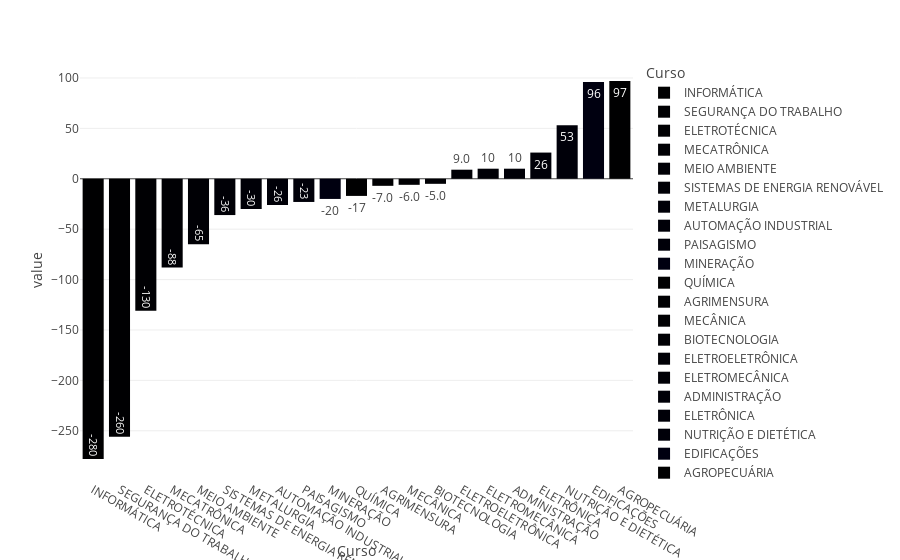

Notebook code for this chart:
### Code cell
fig5 = px.bar(dffg2, x="Curso", y=["diff_Inscritos"], color="Curso", text_auto='.2s')
fig5.show()

### Figure 1 — Plotly figure (JSON) as saved in the notebook; plotly's stock layout.template omitted (floating-point values rounded to 4 significant figures)
{"data": [{"alignmentgroup": "True", "hovertemplate": "Curso=%{x}<br>value=%{y}<extra></extra>", "legendgroup": "INFORMÁTICA", "marker": {"color": "#000001", "pattern": {"shape": ""}}, "name": "INFORMÁTICA", "offsetgroup": "INFORMÁTICA", "orientation": "v", "showlegend": true, "textposition": "auto", "texttemplate": "%{y:.2s}", "type": "bar", "x": ["INFORMÁTICA"], "xaxis": "x", "y": [-278], "yaxis": "y"}, {"alignmentgroup": "True", "hovertemplate": "Curso=%{x}<br>value=%{y}<extra></extra>", "legendgroup": "SEGURANÇA DO TRABALHO", "marker": {"color": "#000002", "pattern": {"shape": ""}}, "name": "SEGURANÇA DO TRABALHO", "offsetgroup": "SEGURANÇA DO TRABALHO", "orientation": "v", "showlegend": true, "textposition": "auto", "texttemplate": "%{y:.2s}", "type": "bar", "x": ["SEGURANÇA DO TRABALHO"], "xaxis": "x", "y": [-256], "yaxis": "y"}, {"alignmentgroup": "True", "hovertemplate": "Curso=%{x}<br>value=%{y}<extra></extra>", "legendgroup": "ELETROTÉCNICA", "marker": {"color": "#000003", "pattern": {"shape": ""}}, "name": "ELETROTÉCNICA", "offsetgroup": "ELETROTÉCNICA", "orientation": "v", "showlegend": true, "textposition": "auto", "texttemplate": "%{y:.2s}", "type": "bar", "x": ["ELETROTÉCNICA"], "xaxis": "x", "y": [-131], "yaxis": "y"}, {"alignmentgroup": "True", "hovertemplate": "Curso=%{x}<br>value=%{y}<extra></extra>", "legendgroup": "MECATRÔNICA", "marker": {"color": "#000004", "pattern": {"shape": ""}}, "name": "MECATRÔNICA", "offsetgroup": "MECATRÔNICA", "orientation": "v", "showlegend": true, "textposition": "auto", "texttemplate": "%{y:.2s}", "type": "bar", "x": ["MECATRÔNICA"], "xaxis": "x", "y": [-88], "yaxis": "y"}, {"alignmentgroup": "True", "hovertemplate": "Curso=%{x}<br>value=%{y}<extra></extra>", "legendgroup": "MEIO AMBIENTE", "marker": {"color": "#000005", "pattern": {"shape": ""}}, "name": "MEIO AMBIENTE", "offsetgroup": "MEIO AMBIENTE", "orientation": "v", "showlegend": true, "textposition": "auto", "texttemplate": "%{y:.2s}", "type": "bar", "x": ["MEIO AMBIENTE"], "xaxis": "x", "y": [-65], "yaxis": "y"}, {"alignmentgroup": "True", "hovertemplate": "Curso=%{x}<br>value=%{y}<extra></extra>", "legendgroup": "SISTEMAS DE ENERGIA RENOVÁVEL", "marker": {"color": "#000006", "pattern": {"shape": ""}}, "name": "SISTEMAS DE ENERGIA RENOVÁVEL", "offsetgroup": "SISTEMAS DE ENERGIA RENOVÁVEL", "orientation": "v", "showlegend": true, "textposition": "auto", "texttemplate": "%{y:.2s}", "type": "bar", "x": ["SISTEMAS DE ENERGIA RENOVÁVEL"], "xaxis": "x", "y": [-36], "yaxis": "y"}, {"alignmentgroup": "True", "hovertemplate": "Curso=%{x}<br>value=%{y}<extra></extra>", "legendgroup": "METALURGIA", "marker": {"color": "#000007", "pattern": {"shape": ""}}, "name": "METALURGIA", "offsetgroup": "METALURGIA", "orientation": "v", "showlegend": true, "textposition": "auto", "texttemplate": "%{y:.2s}", "type": "bar", "x": ["METALURGIA"], "xaxis": "x", "y": [-30], "yaxis": "y"}, {"alignmentgroup": "True", "hovertemplate": "Curso=%{x}<br>value=%{y}<extra></extra>", "legendgroup": "AUTOMAÇÃO INDUSTRIAL", "marker": {"color": "#000008", "pattern": {"shape": ""}}, "name": "AUTOMAÇÃO INDUSTRIAL", "offsetgroup": "AUTOMAÇÃO INDUSTRIAL", "orientation": "v", "showlegend": true, "textposition": "auto", "texttemplate": "%{y:.2s}", "type": "bar", "x": ["AUTOMAÇÃO INDUSTRIAL"], "xaxis": "x", "y": [-26], "yaxis": "y"}, {"alignmentgroup": "True", "hovertemplate": "Curso=%{x}<br>value=%{y}<extra></extra>", "legendgroup": "PAISAGISMO", "marker": {"color": "#000009", "pattern": {"shape": ""}}, "name": "PAISAGISMO", "offsetgroup": "PAISAGISMO", "orientation": "v", "showlegend": true, "textposition": "auto", "texttemplate": "%{y:.2s}", "type": "bar", "x": ["PAISAGISMO"], "xaxis": "x", "y": [-23], "yaxis": "y"}, {"alignmentgroup": "True", "hovertemplate": "Curso=%{x}<br>value=%{y}<extra></extra>", "legendgroup": "MINERAÇÃO", "marker": {"color": "#000010", "pattern": {"shape": ""}}, "name": "MINERAÇÃO", "offsetgroup": "MINERAÇÃO", "orientation": "v", "showlegend": true, "textposition": "auto", "texttemplate": "%{y:.2s}", "type": "bar", "x": ["MINERAÇÃO"], "xaxis": "x", "y": [-20], "yaxis": "y"}, {"alignmentgroup": "True", "hovertemplate": "Curso=%{x}<br>value=%{y}<extra></extra>", "legendgroup": "QUÍMICA", "marker": {"color": "#000001", "pattern": {"shape": ""}}, "name": "QUÍMICA", "offsetgroup": "QUÍMICA", "orientation": "v", "showlegend": true, "textposition": "auto", "texttemplate": "%{y:.2s}", "type": "bar", "x": ["QUÍMICA"], "xaxis": "x", "y": [-17], "yaxis": "y"}, {"alignmentgroup": "True", "hovertemplate": "Curso=%{x}<br>value=%{y}<extra></extra>", "legendgroup": "AGRIMENSURA", "marker": {"color": "#000002", "pattern": {"shape": ""}}, "name": "AGRIMENSURA", "offsetgroup": "AGRIMENSURA", "orientation": "v", "showlegend": true, "textposition": "auto", "texttemplate": "%{y:.2s}", "type": "bar", "x": ["AGRIMENSURA"], "xaxis": "x", "y": [-7], "yaxis": "y"}, {"alignmentgroup": "True", "hovertemplate": "Curso=%{x}<br>value=%{y}<extra></extra>", "legendgroup": "MECÂNICA", "marker": {"color": "#000003", "pattern": {"shape": ""}}, "name": "MECÂNICA", "offsetgroup": "MECÂNICA", "orientation": "v", "showlegend": true, "textposition": "auto", "texttemplate": "%{y:.2s}", "type": "bar", "x": ["MECÂNICA"], "xaxis": "x", "y": [-6], "yaxis": "y"}, {"alignmentgroup": "True", "hovertemplate": "Curso=%{x}<br>value=%{y}<extra></extra>", "legendgroup": "BIOTECNOLOGIA", "marker": {"color": "#000004", "pattern": {"shape": ""}}, "name": "BIOTECNOLOGIA", "offsetgroup": "BIOTECNOLOGIA", "orientation": "v", "showlegend": true, "textposition": "auto", "texttemplate": "%{y:.2s}", "type": "bar", "x": ["BIOTECNOLOGIA"], "xaxis": "x", "y": [-5], "yaxis": "y"}, {"alignmentgroup": "True", "hovertemplate": "Curso=%{x}<br>value=%{y}<extra></extra>", "legendgroup": "ELETROELETRÔNICA", "marker": {"color": "#000005", "pattern": {"shape": ""}}, "name": "ELETROELETRÔNICA", "offsetgroup": "ELETROELETRÔNICA", "orientation": "v", "showlegend": true, "textposition": "auto", "texttemplate": "%{y:.2s}", "type": "bar", "x": ["ELETROELETRÔNICA"], "xaxis": "x", "y": [9], "yaxis": "y"}, {"alignmentgroup": "True", "hovertemplate": "Curso=%{x}<br>value=%{y}<extra></extra>", "legendgroup": "ELETROMECÂNICA", "marker": {"color": "#000006", "pattern": {"shape": ""}}, "name": "ELETROMECÂNICA", "offsetgroup": "ELETROMECÂNICA", "orientation": "v", "showlegend": true, "textposition": "auto", "texttemplate": "%{y:.2s}", "type": "bar", "x": ["ELETROMECÂNICA"], "xaxis": "x", "y": [10], "yaxis": "y"}, {"alignmentgroup": "True", "hovertemplate": "Curso=%{x}<br>value=%{y}<extra></extra>", "legendgroup": "ADMINISTRAÇÃO", "marker": {"color": "#000007", "pattern": {"shape": ""}}, "name": "ADMINISTRAÇÃO", "offsetgroup": "ADMINISTRAÇÃO", "orientation": "v", "showlegend": true, "textposition": "auto", "texttemplate": "%{y:.2s}", "type": "bar", "x": ["ADMINISTRAÇÃO"], "xaxis": "x", "y": [10], "yaxis": "y"}, {"alignmentgroup": "True", "hovertemplate": "Curso=%{x}<br>value=%{y}<extra></extra>", "legendgroup": "ELETRÔNICA", "marker": {"color": "#000008", "pattern": {"shape": ""}}, "name": "ELETRÔNICA", "offsetgroup": "ELETRÔNICA", "orientation": "v", "showlegend": true, "textposition": "auto", "texttemplate": "%{y:.2s}", "type": "bar", "x": ["ELETRÔNICA"], "xaxis": "x", "y": [26], "yaxis": "y"}, {"alignmentgroup": "True", "hovertemplate": "Curso=%{x}<br>value=%{y}<extra></extra>", "legendgroup": "NUTRIÇÃO E DIETÉTICA", "marker": {"color": "#000009", "pattern": {"shape": ""}}, "name": "NUTRIÇÃO E DIETÉTICA", "offsetgroup": "NUTRIÇÃO E DIETÉTICA", "orientation": "v", "showlegend": true, "textposition": "auto", "texttemplate": "%{y:.2s}", "type": "bar", "x": ["NUTRIÇÃO E DIETÉTICA"], "xaxis": "x", "y": [53], "yaxis": "y"}, {"alignmentgroup": "True", "hovertemplate": "Curso=%{x}<br>value=%{y}<extra></extra>", "legendgroup": "EDIFICAÇÕES", "marker": {"color": "#000010", "pattern": {"shape": ""}}, "name": "EDIFICAÇÕES", "offsetgroup": "EDIFICAÇÕES", "orientation": "v", "showlegend": true, "textposition": "auto", "texttemplate": "%{y:.2s}", "type": "bar", "x": ["EDIFICAÇÕES"], "xaxis": "x", "y": [96], "yaxis": "y"}, {"alignmentgroup": "True", "hovertemplate": "Curso=%{x}<br>value=%{y}<extra></extra>", "legendgroup": "AGROPECUÁRIA", "marker": {"color": "#000001", "pattern": {"shape": ""}}, "name": "AGROPECUÁRIA", "offsetgroup": "AGROPECUÁRIA", "orientation": "v", "showlegend": true, "textposition": "auto", "texttemplate": "%{y:.2s}", "type": "bar", "x": ["AGROPECUÁRIA"], "xaxis": "x", "y": [97], "yaxis": "y"}], "layout": {"autosize": true, "barmode": "relative", "legend": {"title": {"text": "Curso"}, "tracegroupgap": 0}, "margin": {"t": 60}, "xaxis": {"anchor": "y", "autorange": true, "categoryarray": ["INFORMÁTICA", "SEGURANÇA DO TRABALHO", "ELETROTÉCNICA", "MECATRÔNICA", "MEIO AMBIENTE", "SISTEMAS DE ENERGIA RENOVÁVEL", "METALURGIA", "AUTOMAÇÃO INDUSTRIAL", "PAISAGISMO", "MINERAÇÃO", "QUÍMICA", "AGRIMENSURA", "MECÂNICA", "BIOTECNOLOGIA", "ELETROELETRÔNICA", "ELETROMECÂNICA", "ADMINISTRAÇÃO", "ELETRÔNICA", "NUTRIÇÃO E DIETÉTICA", "EDIFICAÇÕES", "AGROPECUÁRIA"], "categoryorder": "array", "domain": [0, 1], "range": [-0.5, 20.5], "title": {"text": "Curso"}, "type": "category"}, "yaxis": {"anchor": "x", "autorange": true, "domain": [0, 1], "range": [-298.8, 117.8], "title": {"text": "value"}, "type": "linear"}}}
